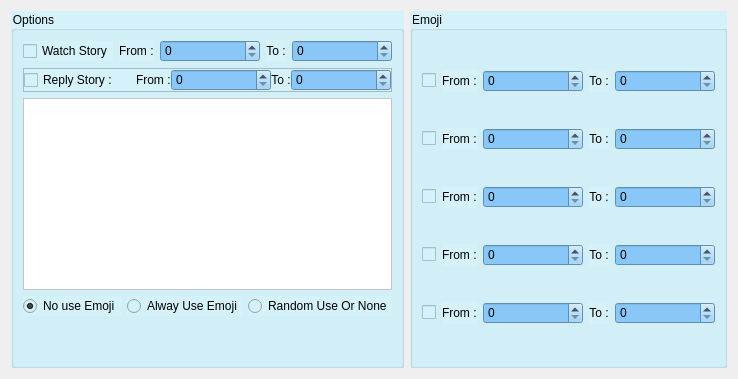
                   <widget class="QWidget" name="tab_4">
                    <attribute name="title">
                     <string>Watch Story</string>
                    </attribute>
                    <layout class="QHBoxLayout" name="horizontalLayout_35">
                     <item>
                      <widget class="QGroupBox" name="reels_group_2">
                       <property name="enabled">
                        <bool>true</bool>
                       </property>
                       <property name="styleSheet">
                        <string notr="true">background-color: rgb(213, 242, 250);</string>
                       </property>
                       <property name="title">
                        <string>Options</string>
                       </property>
                       <layout class="QVBoxLayout" name="verticalLayout_20">
                        <item>
                         <layout class="QHBoxLayout" name="horizontalLayout_63">
                          <item>
                           <layout class="QHBoxLayout" name="horizontalLayout_64" stretch="10,0,0,0,0">
                            <item>
                             <widget class="QCheckBox" name="story">
                              <property name="text">
                               <string>Watch Story</string>
                              </property>
                             </widget>
                            </item>
                            <item>
                             <widget class="QLabel" name="from_31">
                              <property name="layoutDirection">
                               <enum>Qt::LeftToRight</enum>
                              </property>
                              <property name="styleSheet">
                               <string notr="true"/>
                              </property>
                              <property name="text">
                               <string>From :</string>
                              </property>
                             </widget>
                            </item>
                            <item>
                             <widget class="QSpinBox" name="story_from">
                              <property name="minimumSize">
                               <size>
                                <width>100</width>
                                <height>0</height>
                               </size>
                              </property>
                              <property name="styleSheet">
                               <string notr="true">background-color: rgb(136, 199, 247);</string>
                              </property>
                             </widget>
                            </item>
                            <item>
                             <widget class="QLabel" name="to_31">
                              <property name="styleSheet">
                               <string notr="true"/>
                              </property>
                              <property name="text">
                               <string>To :</string>
                              </property>
                              <property name="alignment">
                               <set>Qt::AlignCenter</set>
                              </property>
                             </widget>
                            </item>
                            <item>
                             <widget class="QSpinBox" name="story_to">
                              <property name="minimumSize">
                               <size>
                                <width>100</width>
                                <height>0</height>
                               </size>
                              </property>
                              <property name="styleSheet">
                               <string notr="true">background-color: rgb(136, 199, 247);</string>
                              </property>
                             </widget>
                            </item>
                           </layout>
                          </item>
                         </layout>
                        </item>
                        <item>
                         <widget class="QFrame" name="frame_3">
                          <property name="frameShape">
                           <enum>QFrame::StyledPanel</enum>
                          </property>
                          <property name="frameShadow">
                           <enum>QFrame::Raised</enum>
                          </property>
                          <layout class="QGridLayout" name="gridLayout_8" columnstretch="10,0,0,0,0">
                           <property name="leftMargin">
                            <number>0</number>
                           </property>
                           <property name="topMargin">
                            <number>0</number>
                           </property>
                           <property name="rightMargin">
                            <number>0</number>
                           </property>
                           <property name="bottomMargin">
                            <number>0</number>
                           </property>
                           <property name="spacing">
                            <number>0</number>
                           </property>
                           <item row="0" column="0">
                            <widget class="QCheckBox" name="reply_story">
                             <property name="styleSheet">
                              <string notr="true"/>
                             </property>
                             <property name="text">
                              <string>Reply Story :</string>
                             </property>
                            </widget>
                           </item>
                           <item row="0" column="1">
                            <widget class="QLabel" name="from_32">
                             <property name="layoutDirection">
                              <enum>Qt::LeftToRight</enum>
                             </property>
                             <property name="styleSheet">
                              <string notr="true"/>
                             </property>
                             <property name="text">
                              <string>From :</string>
                             </property>
                            </widget>
                           </item>
                           <item row="0" column="2">
                            <widget class="QSpinBox" name="reply_story_from">
                             <property name="minimumSize">
                              <size>
                               <width>100</width>
                               <height>0</height>
                              </size>
                             </property>
                             <property name="styleSheet">
                              <string notr="true">background-color: rgb(136, 199, 247);</string>
                             </property>
                            </widget>
                           </item>
                           <item row="0" column="3">
                            <widget class="QLabel" name="to_32">
                             <property name="styleSheet">
                              <string notr="true"/>
                             </property>
                             <property name="text">
                              <string>To :</string>
                             </property>
                             <property name="alignment">
                              <set>Qt::AlignCenter</set>
                             </property>
                            </widget>
                           </item>
                           <item row="0" column="4">
                            <widget class="QSpinBox" name="reply_story_to">
                             <property name="minimumSize">
                              <size>
                               <width>100</width>
                               <height>0</height>
                              </size>
                             </property>
                             <property name="styleSheet">
                              <string notr="true">background-color: rgb(136, 199, 247);</string>
                             </property>
                            </widget>
                           </item>
                          </layout>
                         </widget>
                        </item>
                        <item>
                         <widget class="QPlainTextEdit" name="reply_story_text">
                          <property name="font">
                           <font>
                            <family>Noto Sans Khmer</family>
                           </font>
                          </property>
                          <property name="styleSheet">
                           <string notr="true">background-color: rgb(255, 255, 255);</string>
                          </property>
                          <property name="plainText">
                           <string/>
                          </property>
                         </widget>
                        </item>
                        <item>
                         <layout class="QGridLayout" name="gridLayout_26">
                          <item row="0" column="0">
                           <widget class="QRadioButton" name="reply_story_no_emoji">
                            <property name="styleSheet">
                             <string notr="true"/>
                            </property>
                            <property name="text">
                             <string>No use Emoji</string>
                            </property>
                            <property name="checked">
                             <bool>true</bool>
                            </property>
                            <attribute name="buttonGroup">
                             <string notr="true">buttonGroup</string>
                            </attribute>
                           </widget>
                          </item>
                          <item row="0" column="1">
                           <widget class="QRadioButton" name="reply_story_alway_emoji">
                            <property name="styleSheet">
                             <string notr="true"/>
                            </property>
                            <property name="text">
                             <string>Alway Use Emoji</string>
                            </property>
                            <attribute name="buttonGroup">
                             <string notr="true">buttonGroup</string>
                            </attribute>
                           </widget>
                          </item>
                          <item row="0" column="2">
                           <widget class="QRadioButton" name="reply_story_ramdom_emoji">
                            <property name="styleSheet">
                             <string notr="true"/>
                            </property>
                            <property name="text">
                             <string>Random Use Or None</string>
                            </property>
                            <attribute name="buttonGroup">
                             <string notr="true">buttonGroup</string>
                            </attribute>
                           </widget>
                          </item>
                         </layout>
                        </item>
                        <item>
                         <spacer name="verticalSpacer_5">
                          <property name="orientation">
                           <enum>Qt::Vertical</enum>
                          </property>
                          <property name="sizeHint" stdset="0">
                           <size>
                            <width>20</width>
                            <height>40</height>
                           </size>
                          </property>
                         </spacer>
                        </item>
                       </layout>
                      </widget>
                     </item>
                     <item>
                      <widget class="QGroupBox" name="react_group_5">
                       <property name="styleSheet">
                        <string notr="true">background-color: rgb(213, 242, 250);</string>
                       </property>
                       <property name="title">
                        <string>Emoji</string>
                       </property>
                       <layout class="QVBoxLayout" name="verticalLayout_21">
                        <item>
                         <layout class="QHBoxLayout" name="horizontalLayout_66">
                          <item>
                           <widget class="QCheckBox" name="reply_story_like">
                            <property name="styleSheet">
                             <string notr="true"/>
                            </property>
                            <property name="text">
                             <string/>
                            </property>
                            <property name="icon">
                             <iconset resource="../ui/resources.qrc">
                              <normaloff>:/icons/images/like_emoji.png</normaloff>:/icons/images/like_emoji.png</iconset>
                            </property>
                            <property name="iconSize">
                             <size>
                              <width>30</width>
                              <height>30</height>
                             </size>
                            </property>
                            <property name="checked">
                             <bool>false</bool>
                            </property>
                           </widget>
                          </item>
                          <item>
                           <widget class="QLabel" name="from_label_5">
                            <property name="styleSheet">
                             <string notr="true"/>
                            </property>
                            <property name="text">
                             <string>From :</string>
                            </property>
                           </widget>
                          </item>
                          <item>
                           <widget class="QSpinBox" name="reply_story_like_from">
                            <property name="minimumSize">
                             <size>
                              <width>100</width>
                              <height>0</height>
                             </size>
                            </property>
                            <property name="styleSheet">
                             <string notr="true">
background-color: rgb(136, 199, 247);</string>
                            </property>
                           </widget>
                          </item>
                          <item>
                           <widget class="QLabel" name="to_label_5">
                            <property name="styleSheet">
                             <string notr="true"/>
                            </property>
                            <property name="text">
                             <string>To :</string>
                            </property>
                            <property name="alignment">
                             <set>Qt::AlignCenter</set>
                            </property>
                           </widget>
                          </item>
                          <item>
                           <widget class="QSpinBox" name="reply_story_like_to">
                            <property name="minimumSize">
                             <size>
                              <width>100</width>
                              <height>0</height>
                             </size>
                            </property>
                            <property name="styleSheet">
                             <string notr="true">background-color: rgb(136, 199, 247);</string>
                            </property>
                           </widget>
                          </item>
                         </layout>
                        </item>
                        <item>
                         <layout class="QHBoxLayout" name="horizontalLayout_67">
                          <item>
                           <widget class="QCheckBox" name="reply_story_love">
                            <property name="styleSheet">
                             <string notr="true"/>
                            </property>
                            <property name="text">
                             <string/>
                            </property>
                            <property name="icon">
                             <iconset resource="../ui/resources.qrc">
                              <normaloff>:/icons/images/love_emoji.png</normaloff>:/icons/images/love_emoji.png</iconset>
                            </property>
                            <property name="iconSize">
                             <size>
                              <width>30</width>
                              <height>30</height>
                             </size>
                            </property>
                            <property name="checked">
                             <bool>false</bool>
                            </property>
                           </widget>
                          </item>
                          <item>
                           <widget class="QLabel" name="from_33">
                            <property name="styleSheet">
                             <string notr="true"/>
                            </property>
                            <property name="text">
                             <string>From :</string>
                            </property>
                           </widget>
                          </item>
                          <item>
                           <widget class="QSpinBox" name="reply_story_love_from">
                            <property name="minimumSize">
                             <size>
                              <width>100</width>
                              <height>0</height>
                             </size>
                            </property>
                            <property name="styleSheet">
                             <string notr="true">background-color: rgb(136, 199, 247);</string>
                            </property>
                           </widget>
                          </item>
                          <item>
                           <widget class="QLabel" name="to_33">
                            <property name="styleSheet">
                             <string notr="true"/>
                            </property>
                            <property name="text">
                             <string>To :</string>
                            </property>
                            <property name="alignment">
                             <set>Qt::AlignCenter</set>
                            </property>
                           </widget>
                          </item>
                          <item>
                           <widget class="QSpinBox" name="reply_story_love_to">
                            <property name="minimumSize">
                             <size>
                              <width>100</width>
                              <height>0</height>
                             </size>
                            </property>
                            <property name="styleSheet">
                             <string notr="true">background-color: rgb(136, 199, 247);</string>
                            </property>
                           </widget>
                          </item>
                         </layout>
                        </item>
                        <item>
                         <layout class="QHBoxLayout" name="horizontalLayout_68">
                          <item>
                           <widget class="QCheckBox" name="reply_story_haha">
                            <property name="styleSheet">
                             <string notr="true"/>
                            </property>
                            <property name="text">
                             <string/>
                            </property>
                            <property name="icon">
                             <iconset resource="../ui/resources.qrc">
                              <normaloff>:/icons/images/haha_emoji.png</normaloff>:/icons/images/haha_emoji.png</iconset>
                            </property>
                            <property name="iconSize">
                             <size>
                              <width>30</width>
                              <height>30</height>
                             </size>
                            </property>
                            <property name="checked">
                             <bool>false</bool>
                            </property>
                           </widget>
                          </item>
                          <item>
                           <widget class="QLabel" name="from_34">
                            <property name="styleSheet">
                             <string notr="true"/>
                            </property>
                            <property name="text">
                             <string>From :</string>
                            </property>
                           </widget>
                          </item>
                          <item>
                           <widget class="QSpinBox" name="reply_story_haha_from">
                            <property name="minimumSize">
                             <size>
                              <width>100</width>
                              <height>0</height>
                             </size>
                            </property>
                            <property name="styleSheet">
                             <string notr="true">background-color: rgb(136, 199, 247);</string>
                            </property>
                           </widget>
                          </item>
                          <item>
                           <widget class="QLabel" name="to_34">
                            <property name="styleSheet">
                             <string notr="true"/>
                            </property>
                            <property name="text">
                             <string>To :</string>
                            </property>
                            <property name="alignment">
                             <set>Qt::AlignCenter</set>
                            </property>
                           </widget>
                          </item>
                          <item>
                           <widget class="QSpinBox" name="reply_story_haha_to">
                            <property name="minimumSize">
                             <size>
                              <width>100</width>
                              <height>0</height>
                             </size>
                            </property>
                            <property name="styleSheet">
                             <string notr="true">background-color: rgb(136, 199, 247);</string>
                            </property>
                           </widget>
                          </item>
                         </layout>
                        </item>
                        <item>
                         <layout class="QHBoxLayout" name="horizontalLayout_69">
                          <item>
                           <widget class="QCheckBox" name="reply_story_cry">
                            <property name="styleSheet">
                             <string notr="true"/>
                            </property>
                            <property name="text">
                             <string/>
                            </property>
                            <property name="icon">
                             <iconset resource="../ui/resources.qrc">
                              <normaloff>:/icons/images/cry_emoji.png</normaloff>:/icons/images/cry_emoji.png</iconset>
                            </property>
                            <property name="iconSize">
                             <size>
                              <width>30</width>
                              <height>30</height>
                             </size>
                            </property>
                            <property name="checked">
                             <bool>false</bool>
                            </property>
                           </widget>
                          </item>
                          <item>
                           <widget class="QLabel" name="from_35">
                            <property name="styleSheet">
                             <string notr="true"/>
                            </property>
                            <property name="text">
                             <string>From :</string>
                            </property>
                           </widget>
                          </item>
                          <item>
                           <widget class="QSpinBox" name="reply_story_cry_from">
                            <property name="minimumSize">
                             <size>
                              <width>100</width>
                              <height>0</height>
                             </size>
                            </property>
                            <property name="styleSheet">
                             <string notr="true">background-color: rgb(136, 199, 247);</string>
                            </property>
                           </widget>
                          </item>
                          <item>
                           <widget class="QLabel" name="to_35">
                            <property name="styleSheet">
                             <string notr="true"/>
                            </property>
                            <property name="text">
                             <string>To :</string>
                            </property>
                            <property name="alignment">
                             <set>Qt::AlignCenter</set>
                            </property>
                           </widget>
                          </item>
                          <item>
                           <widget class="QSpinBox" name="reply_story_cry_to">
                            <property name="minimumSize">
                             <size>
                              <width>100</width>
                              <height>0</height>
                             </size>
                            </property>
                            <property name="styleSheet">
                             <string notr="true">background-color: rgb(136, 199, 247);</string>
                            </property>
                           </widget>
                          </item>
                         </layout>
                        </item>
                        <item>
                         <layout class="QHBoxLayout" name="horizontalLayout_70">
                          <item>
                           <widget class="QCheckBox" name="reply_story_angry">
                            <property name="styleSheet">
                             <string notr="true"/>
                            </property>
                            <property name="text">
                             <string/>
                            </property>
                            <property name="icon">
                             <iconset resource="../ui/resources.qrc">
                              <normaloff>:/icons/images/angry_emoji.png</normaloff>:/icons/images/angry_emoji.png</iconset>
                            </property>
                            <property name="iconSize">
                             <size>
                              <width>30</width>
                              <height>30</height>
                             </size>
                            </property>
                            <property name="checked">
                             <bool>false</bool>
                            </property>
                           </widget>
                          </item>
                          <item>
                           <widget class="QLabel" name="from_36">
                            <property name="styleSheet">
                             <string notr="true"/>
                            </property>
                            <property name="text">
                             <string>From :</string>
                            </property>
                           </widget>
                          </item>
                          <item>
                           <widget class="QSpinBox" name="reply_story_angry_from">
                            <property name="minimumSize">
                             <size>
                              <width>100</width>
                              <height>0</height>
                             </size>
                            </property>
                            <property name="styleSheet">
                             <string notr="true">background-color: rgb(136, 199, 247);</string>
                            </property>
                           </widget>
                          </item>
                          <item>
                           <widget class="QLabel" name="to_36">
                            <property name="styleSheet">
                             <string notr="true"/>
                            </property>
                            <property name="text">
                             <string>To :</string>
                            </property>
                            <property name="alignment">
                             <set>Qt::AlignCenter</set>
                            </property>
                           </widget>
                          </item>
                          <item>
                           <widget class="QSpinBox" name="reply_story_angry_to">
                            <property name="minimumSize">
                             <size>
                              <width>100</width>
                              <height>0</height>
                             </size>
                            </property>
                            <property name="styleSheet">
                             <string notr="true">background-color: rgb(136, 199, 247);</string>
                            </property>
                           </widget>
                          </item>
                         </layout>
                        </item>
                       </layout>
                      </widget>
                     </item>
                    </layout>
                   </widget>
